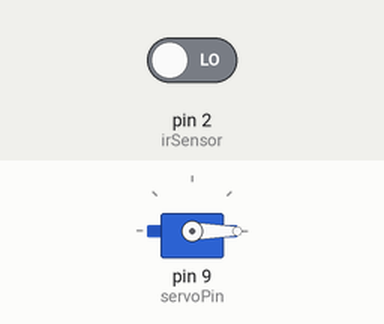
Simulated run of this sketch. Board: Arduino Uno, built with avr-gcc and run on an emulated ATmega328P. On the bench: servo. Inputs (shaded band) come from the test bench; at power-on: pin 2 (irSensor) LOW.

Above: at 1.8 s.
1.9 s: pin 2 (irSensor) driven HIGH
At 2.9 s:
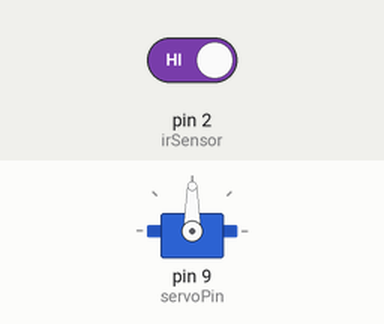
3.5 s: pin 2 (irSensor) driven LOW
At 4.1 s:
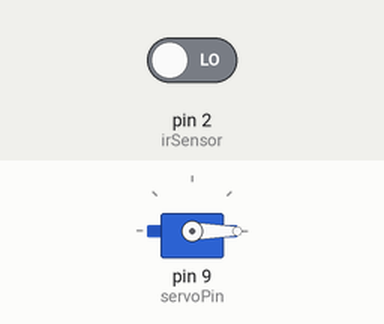
Timing chart, 0 to 6.5 s (numbered marks = the images above; inputs shaded):
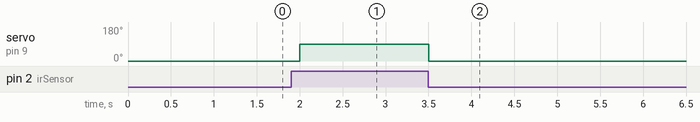

The sketch:

cancela_automatica.ino
```cpp
#include <Servo.h>

Servo gateServo;
int irSensor = 2;
int servoPin = 9;
int irValue;

void setup() {
  gateServo.attach(servoPin);
  pinMode(irSensor, INPUT);

  gateServo.write(0);
  Serial.begin(9600);
}

void loop() {
  irValue = digitalRead(irSensor);

  if (irValue == HIGH) {
    gateServo.write(90);
  } else {
    gateServo.write(0);
  }

  delay(500);
}
```

Measured:
- after the input at 1.9 s, servo on pin 9 (servoPin): 0° → 90° after 0.10 s
- after the input at 3.5 s, servo on pin 9 (servoPin): 90° → 0° at once
